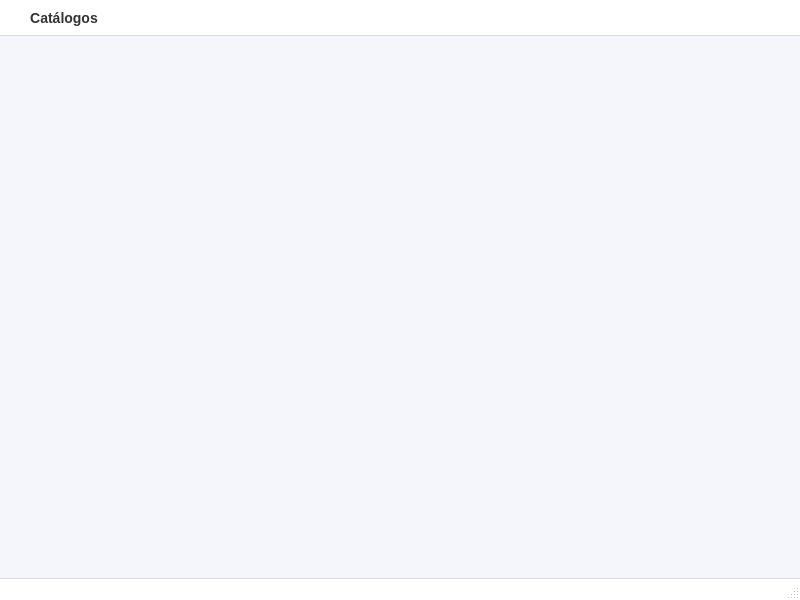
<?xml version="1.0" encoding="UTF-8"?>
<ui version="4.0">
 <class>MainWindow</class>
 <widget class="QMainWindow" name="MainWindow">
  <property name="geometry">
   <rect>
    <x>0</x>
    <y>0</y>
    <width>800</width>
    <height>600</height>
   </rect>
  </property>
  <property name="windowTitle">
   <string>MainWindow</string>
  </property>
  <property name="styleSheet">
   <string notr="true">/* ======== ESTILO GLOBAL ======== */
QMainWindow {
    background-color: #f4f6fb;              /* Fondo claro neutro */
    border: none;
}

/* ======== MENÚ PRINCIPAL ======== */
QMenuBar {
    background-color: #ffffff;
    border-bottom: 1px solid #d9d9d9;
    font-size: 14px;
    font-weight: 500;
    color: #333333;
    spacing: 8px;
    padding: 4px 10px;
}

QMenuBar::item {
    background: transparent;
    padding: 6px 12px;
    border-radius: 6px;
}

QMenuBar::item:selected {
    background-color: #e6f0ff;
    color: #1a73e8;
}

/* ======== MENÚ DESPLEGABLE ======== */
QMenu {
    background-color: #ffffff;
    border: 1px solid #cccccc;
    border-radius: 8px;
    padding: 4px;
}

QMenu::item {
    padding: 6px 16px;
    border-radius: 6px;
    font-size: 13px;
    color: #333333;
}

QMenu::item:selected {
    background-color: #1a73e8;
    color: #ffffff;
}

/* ======== BARRA DE ESTADO ======== */
QStatusBar {
    background-color: #ffffff;
    border-top: 1px solid #d9d9d9;
    color: #555555;
    font-size: 12px;
}

/* ======== BOTONES ======== */
QPushButton {
    background-color: qlineargradient(x1:0, y1:0, x2:1, y2:0,
        stop:0 #1a73e8, stop:1 #0061c7);
    color: white;
    border: none;
    border-radius: 8px;
    padding: 6px 14px;
    font-weight: 600;
}

QPushButton:hover {
    background-color: #0f5ec7;
}

QPushButton:pressed {
    background-color: #094a9a;
}

/* ======== CUADROS DE TEXTO Y CAMPOS ======== */
QLineEdit, QComboBox, QTextEdit {
    background-color: white;
    border: 1px solid #cccccc;
    border-radius: 6px;
    padding: 6px 8px;
    font-size: 13px;
    color: #333333;
}

QLineEdit:focus, QComboBox:focus, QTextEdit:focus {
    border: 1px solid #1a73e8;
    box-shadow: 0px 0px 4px rgba(26, 115, 232, 0.3);
}
</string>
  </property>
  <widget class="QWidget" name="centralwidget"/>
  <widget class="QMenuBar" name="menubar">
   <property name="geometry">
    <rect>
     <x>0</x>
     <y>0</y>
     <width>800</width>
     <height>40</height>
    </rect>
   </property>
   <widget class="QMenu" name="menuCat_logos">
    <property name="title">
     <string>Catálogos</string>
    </property>
    <addaction name="actionClientes"/>
    <addaction name="actionProductos"/>
    <addaction name="separator"/>
    <addaction name="actionSalir"/>
   </widget>
   <addaction name="menuCat_logos"/>
  </widget>
  <widget class="QStatusBar" name="statusbar"/>
  <action name="actionProductos">
   <property name="text">
    <string>Productos</string>
   </property>
  </action>
  <action name="actionClientes">
   <property name="text">
    <string>Clientes</string>
   </property>
  </action>
  <action name="actionSalir">
   <property name="text">
    <string>Salir</string>
   </property>
  </action>
 </widget>
 <resources/>
 <connections/>
</ui>
